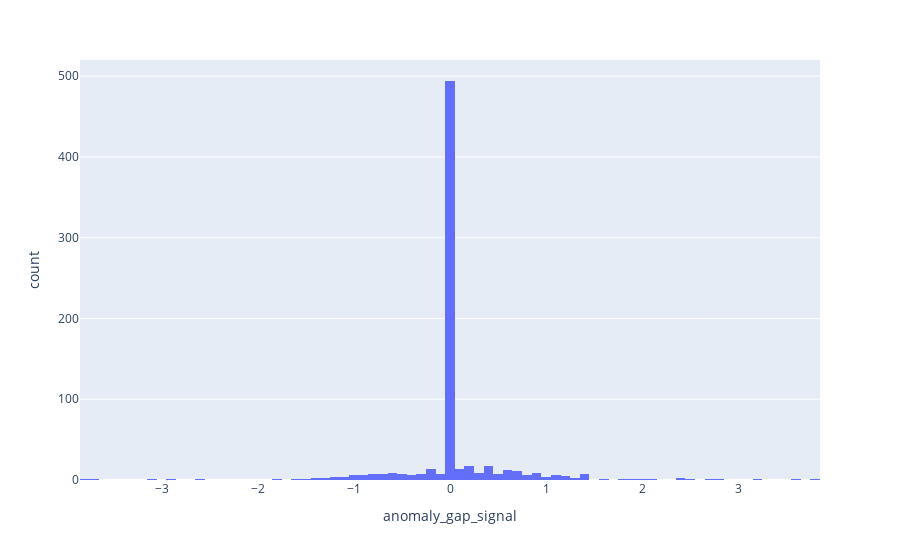

Notebook code for this chart:
### Code cell
import plotly.express as px
df = px.data.tips()
fig = px.histogram(df_all_ind, x="anomaly_gap_signal")
fig.show()

### Figure 1 — Plotly figure (JSON) as saved in the notebook; plotly's stock layout.template omitted (floating-point values rounded to 4 significant figures; data arrays with more than 128 entries replaced by an {"elided": "..."} marker saying what was removed)
{"data": [{"alignmentgroup": "True", "bingroup": "x", "hovertemplate": "anomaly_gap_signal=%{x}<br>count=%{y}<extra></extra>", "legendgroup": "", "marker": {"color": "#636efa"}, "name": "", "offsetgroup": "", "orientation": "v", "showlegend": false, "type": "histogram", "x": {"elided": "733 float values"}, "xaxis": "x", "yaxis": "y"}], "layout": {"autosize": true, "barmode": "relative", "legend": {"tracegroupgap": 0}, "margin": {"t": 60}, "xaxis": {"anchor": "y", "autorange": true, "domain": [0, 1], "range": [-3.85, 3.85], "title": {"text": "anomaly_gap_signal"}, "type": "linear"}, "yaxis": {"anchor": "x", "autorange": true, "domain": [0, 1], "range": [0, 520], "title": {"text": "count"}}}}
